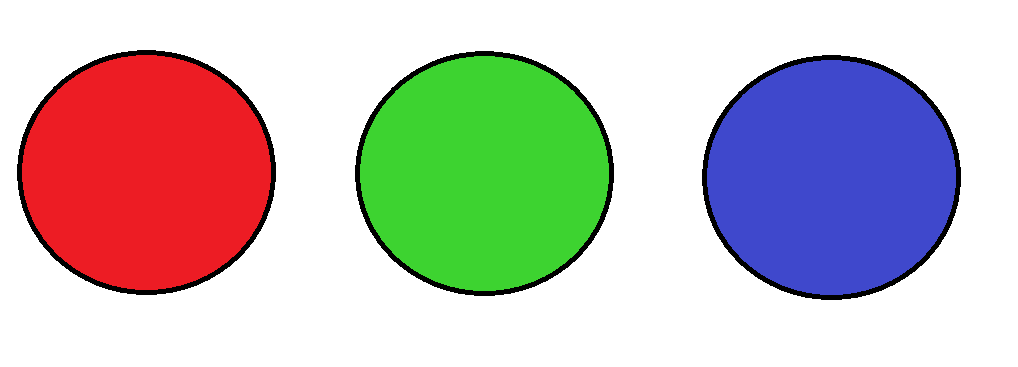
#> input picture rgb_circle.png, 1018 x 367 px
$ python 7_spider_hsv.py   (older library calls are emulated)
#> lines starting #> are read from the running program, lines starting #| are printed output that depends on the picture; after the words box and inside, x2 and y2 are one past the last pixel; in counts of white or black regions, pixels touching at a corner belong together
#!/usr/bin/env python

import cv2
import numpy as np

img = cv2.imread("rgb_circle.png")
#> img is the input picture: shape (367, 1018, 3); mean B, G, R 188.5, 191.3, 197.4

blur = cv2.blur(img,(5,5))
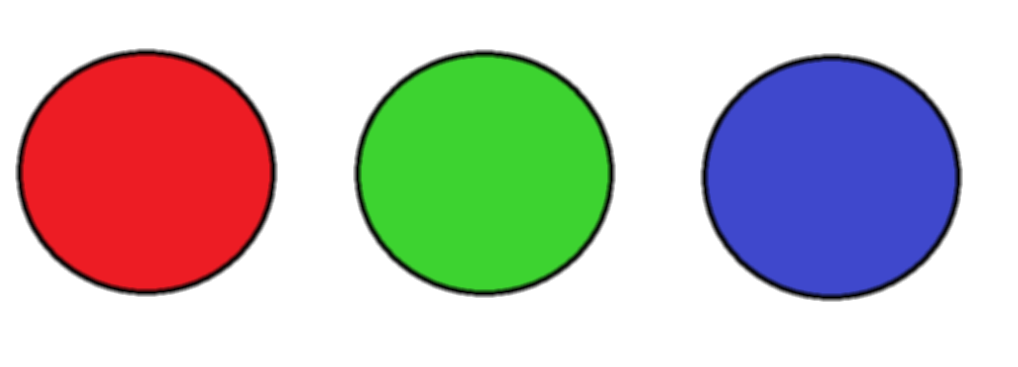
#> blur: shape (367, 1018, 3); mean B, G, R 188.5, 191.3, 197.4
cv2.imshow("blur", blur)
cv2.waitKey(0)

hsv = cv2.cvtColor(img, cv2.COLOR_BGR2HSV)
#> hsv: shape (367, 1018, 3); mean H, S, V 43.6, 73.5, 233.2

# RGB HSV Range
lower_red = np.array([170, 70, 50])
upper_red = np.array([180, 255, 255])
lower_green = np.array([50,120,120])
upper_green = np.array([80,255,255])
lower_blue = np.array([83,120,120])
upper_blue = np.array([170,255,255])

# HSV Thresholding
mask_red = cv2.inRange(hsv, lower_red, upper_red)
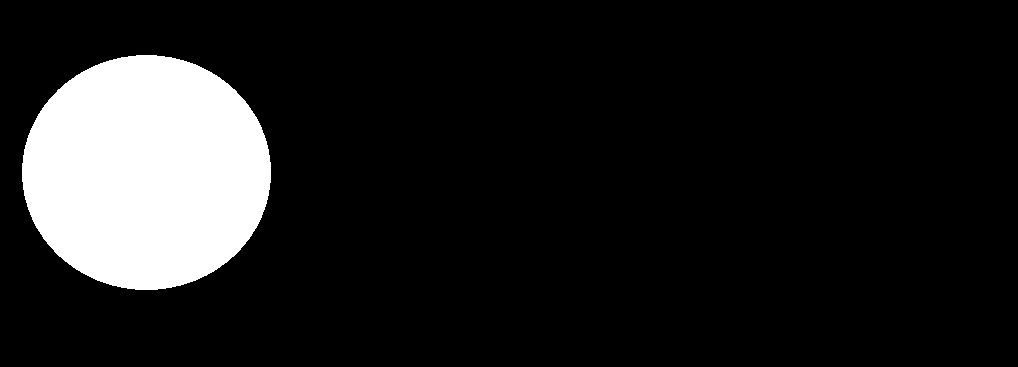
#> mask_red: shape (367, 1018); 12.3% white; 1 white region, box (x1, y1, x2, y2) and area: (22, 55, 271, 290) 45916
mask_green = cv2.inRange(hsv, lower_green, upper_green)
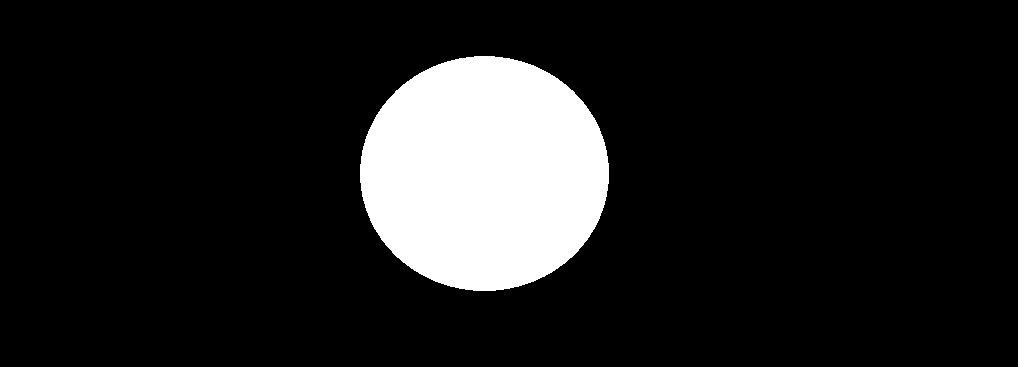
#> mask_green: shape (367, 1018); 12.3% white; 1 white region, box (x1, y1, x2, y2) and area: (360, 56, 609, 291) 45916
mask_blue = cv2.inRange(hsv, lower_blue, upper_blue)
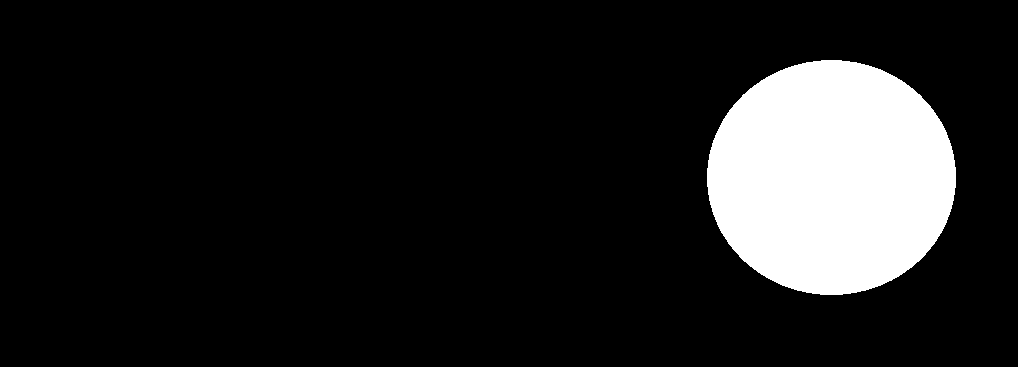
#> mask_blue: shape (367, 1018); 12.3% white; 1 white region

'''
cv2.imshow("BGR Image", img)
cv2.imshow("HSV Image", hsv)
cv2.imshow("Red", mask_red)
cv2.imshow("Green", mask_green)
cv2.imshow("Blue", mask_blue)
cv2.waitKey(0)
'''

# Contours
image, contours, hierarchy = cv2.findContours(mask_red,cv2.RETR_TREE,cv2.CHAIN_APPROX_SIMPLE)
#> contours = 1 contour; box (x1, y1, x2, y2) and area: (22, 55, 271, 290) 45573
contours_draw = cv2.drawContours(img, contours, -1, (0,255,0), 3)

x,y,w,h = cv2.boundingRect(contours[0])
#> x = 22; y = 55; w = 249; h = 235
img = cv2.rectangle(img,(x,y),(x+w,y+h),(255,0,0),3)
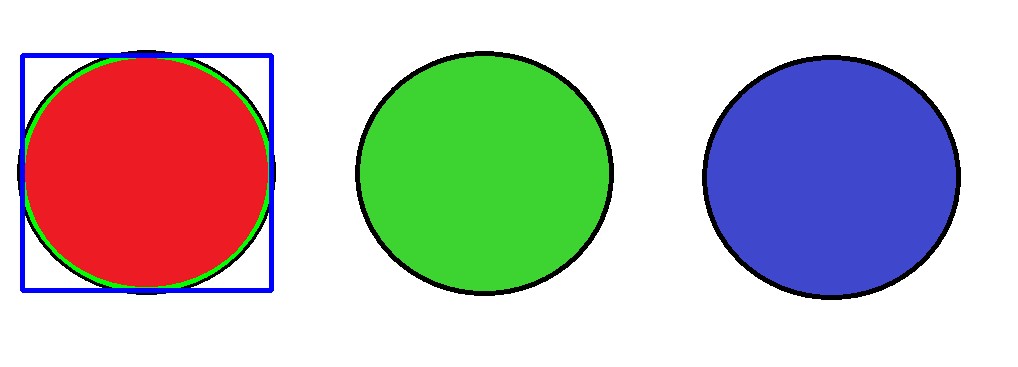
#> img: shape (367, 1018, 3); mean B, G, R 189.2, 190.6, 193.8

cnt = contours[0]
#> cnt = contour of 352 points, box (x1, y1, x2, y2) (22, 55, 271, 290), area 45573
M = cv2.moments(cnt)
#> M = moments, m00 45573, centre m10/m00, m01/m00 = (146, 172.1)
# Centroid calculation
cx,cy = int(M['m10']/M['m00']),int(M['m01']/M['m00'])
#> cx = 146; cy = 172
# Area calculation
area = cv2.contourArea(cnt)
#> area = 45573

print('centre-',(cx,cy), 'Area-',area)
#| centre- (146, 172) Area- 45573.0
cv2.imshow("contours_draw", contours_draw)
cv2.waitKey(0)

cv2.waitKey(0)
cv2.destroyAllWindows()
